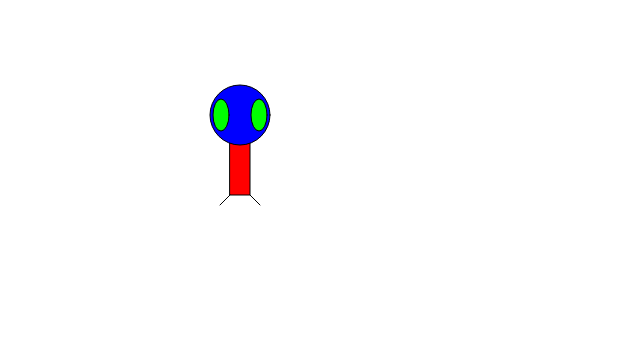
Frame 1 (no input)
Frame 60 (no input): identical to frame 1, image omitted
Frame 120 (the mouse pressed at the canvas centre since frame 60): identical to frame 1, image omitted

The p5.js sketch that drew this single still picture (run headless with seeded random() and noise() and a simulated clock; from frame 60 on, the mouse is pressed at the canvas centre):

// p5.js sketch
// ── sketch.js
 function setup() {
	 createCanvas(640, 360);
	 
 }

 function draw() {
	background(255);
	ellipseMode(CENTER);
	rectMode(CENTER);


	//body
	fill(255, 0, 0)
	rect(240, 145, 20, 100);
	//head
	fill(0, 0, 255)
	ellipse(240, 115, 60, 60);
	//eyes
	fill(0, 255, 0)
	ellipse(221, 115, 16, 32);
	ellipse(259, 115, 16, 32);

	//legs
	line(230, 195, 220, 205);
	line(250, 195, 260, 205);
	
 }
